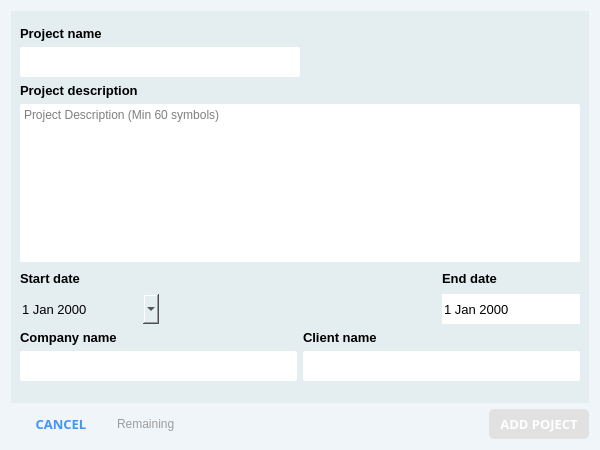
<?xml version="1.0" encoding="UTF-8"?>
<ui version="4.0">
 <class>AddProjectDialog</class>
 <widget class="QDialog" name="AddProjectDialog">
  <property name="geometry">
   <rect>
    <x>0</x>
    <y>0</y>
    <width>600</width>
    <height>450</height>
   </rect>
  </property>
  <property name="windowTitle">
   <string>Dialog</string>
  </property>
  <property name="autoFillBackground">
   <bool>false</bool>
  </property>
  <property name="styleSheet">
   <string notr="true">background-color: rgb(240, 245, 250);</string>
  </property>
  <layout class="QVBoxLayout" name="verticalLayout_2">
   <item>
    <widget class="QFrame" name="frame">
     <property name="styleSheet">
      <string notr="true">background-color: rgb(228, 237, 240);
border: none;</string>
     </property>
     <property name="frameShape">
      <enum>QFrame::StyledPanel</enum>
     </property>
     <property name="frameShadow">
      <enum>QFrame::Raised</enum>
     </property>
     <layout class="QVBoxLayout" name="verticalLayout">
      <item>
       <spacer name="verticalSpacer_3">
        <property name="orientation">
         <enum>Qt::Vertical</enum>
        </property>
        <property name="sizeHint" stdset="0">
         <size>
          <width>20</width>
          <height>40</height>
         </size>
        </property>
       </spacer>
      </item>
      <item>
       <widget class="QLabel" name="label">
        <property name="font">
         <font>
          <pointsize>10</pointsize>
          <weight>75</weight>
          <bold>true</bold>
         </font>
        </property>
        <property name="text">
         <string>Project name</string>
        </property>
       </widget>
      </item>
      <item>
       <layout class="QHBoxLayout" name="horizontalLayout_6">
        <item>
         <widget class="QLineEdit" name="lineEditProjectName">
          <property name="minimumSize">
           <size>
            <width>0</width>
            <height>30</height>
           </size>
          </property>
          <property name="font">
           <font>
            <pointsize>10</pointsize>
           </font>
          </property>
          <property name="styleSheet">
           <string notr="true">border-radius: 2px;
border: none;
background-color: rgb(255, 255, 255);</string>
          </property>
          <property name="frame">
           <bool>true</bool>
          </property>
         </widget>
        </item>
        <item>
         <spacer name="horizontalSpacer_4">
          <property name="orientation">
           <enum>Qt::Horizontal</enum>
          </property>
          <property name="sizeHint" stdset="0">
           <size>
            <width>40</width>
            <height>20</height>
           </size>
          </property>
         </spacer>
        </item>
       </layout>
      </item>
      <item>
       <widget class="QLabel" name="label_2">
        <property name="font">
         <font>
          <pointsize>10</pointsize>
          <weight>75</weight>
          <bold>true</bold>
         </font>
        </property>
        <property name="text">
         <string>Project description</string>
        </property>
       </widget>
      </item>
      <item>
       <widget class="QTextEdit" name="textEditProjectDescription">
        <property name="font">
         <font>
          <pointsize>9</pointsize>
         </font>
        </property>
        <property name="styleSheet">
         <string notr="true">border-radius: 2px;
border: none;
background-color: rgb(255, 255, 255);</string>
        </property>
        <property name="html">
         <string>&lt;!DOCTYPE HTML PUBLIC &quot;-//W3C//DTD HTML 4.0//EN&quot; &quot;http://www.w3.org/TR/REC-html40/strict.dtd&quot;&gt;
&lt;html&gt;&lt;head&gt;&lt;meta name=&quot;qrichtext&quot; content=&quot;1&quot; /&gt;&lt;style type=&quot;text/css&quot;&gt;
p, li { white-space: pre-wrap; }
&lt;/style&gt;&lt;/head&gt;&lt;body style=&quot; font-family:'MS Shell Dlg 2'; font-size:9pt; font-weight:400; font-style:normal;&quot;&gt;
&lt;p style=&quot;-qt-paragraph-type:empty; margin-top:0px; margin-bottom:0px; margin-left:0px; margin-right:0px; -qt-block-indent:0; text-indent:0px; font-size:7.8pt;&quot;&gt;&lt;br /&gt;&lt;/p&gt;&lt;/body&gt;&lt;/html&gt;</string>
        </property>
        <property name="placeholderText">
         <string>Project Description (Min 60 symbols)</string>
        </property>
       </widget>
      </item>
      <item>
       <layout class="QHBoxLayout" name="horizontalLayout_4" stretch="1,2,1">
        <item>
         <widget class="QLabel" name="label_4">
          <property name="font">
           <font>
            <pointsize>10</pointsize>
            <weight>75</weight>
            <bold>true</bold>
           </font>
          </property>
          <property name="text">
           <string>Start date</string>
          </property>
         </widget>
        </item>
        <item>
         <spacer name="horizontalSpacer_3">
          <property name="orientation">
           <enum>Qt::Horizontal</enum>
          </property>
          <property name="sizeHint" stdset="0">
           <size>
            <width>40</width>
            <height>20</height>
           </size>
          </property>
         </spacer>
        </item>
        <item>
         <widget class="QLabel" name="label_3">
          <property name="font">
           <font>
            <pointsize>10</pointsize>
            <weight>75</weight>
            <bold>true</bold>
           </font>
          </property>
          <property name="text">
           <string>End date</string>
          </property>
         </widget>
        </item>
       </layout>
      </item>
      <item>
       <layout class="QHBoxLayout" name="horizontalLayout" stretch="1,2,1">
        <item>
         <widget class="QDateEdit" name="dateEditStart">
          <property name="minimumSize">
           <size>
            <width>0</width>
            <height>30</height>
           </size>
          </property>
          <property name="font">
           <font>
            <pointsize>10</pointsize>
           </font>
          </property>
          <property name="styleSheet">
           <string notr="true">QDateEdit {
border: none;
background-color: rgb(255, 255, 255)
}
QDateEdit::drop-down 
{
    border: 0px;
}

QDateEdit::down-arrow {
    image: url(:/images/images/calendarIcon.png);
    width: 25px;
    height: 25px;
	margin-right: 10px;

}border-radius: 2px;
border: none;
background-color: rgb(255, 255, 255);</string>
          </property>
          <property name="calendarPopup">
           <bool>true</bool>
          </property>
         </widget>
        </item>
        <item>
         <spacer name="horizontalSpacer_2">
          <property name="orientation">
           <enum>Qt::Horizontal</enum>
          </property>
          <property name="sizeHint" stdset="0">
           <size>
            <width>40</width>
            <height>20</height>
           </size>
          </property>
         </spacer>
        </item>
        <item>
         <widget class="QDateEdit" name="dateEditEnd">
          <property name="minimumSize">
           <size>
            <width>0</width>
            <height>30</height>
           </size>
          </property>
          <property name="font">
           <font>
            <pointsize>10</pointsize>
           </font>
          </property>
          <property name="styleSheet">
           <string notr="true">QDateEdit {
border: none;
background-color: rgb(255, 255, 255)
}
QDateEdit::drop-down 
{
    border: 0px;
}

QDateEdit::down-arrow {
    image: url(:/images/images/calendarIcon.png);
    width: 25px;
    height: 25px;
	margin-right: 10px;

}</string>
          </property>
          <property name="calendarPopup">
           <bool>true</bool>
          </property>
         </widget>
        </item>
       </layout>
      </item>
      <item>
       <layout class="QHBoxLayout" name="horizontalLayout_5">
        <item>
         <widget class="QLabel" name="label_5">
          <property name="font">
           <font>
            <pointsize>10</pointsize>
            <weight>75</weight>
            <bold>true</bold>
           </font>
          </property>
          <property name="text">
           <string>Company name</string>
          </property>
         </widget>
        </item>
        <item>
         <widget class="QLabel" name="label_6">
          <property name="font">
           <font>
            <pointsize>10</pointsize>
            <weight>75</weight>
            <bold>true</bold>
           </font>
          </property>
          <property name="text">
           <string>Client name</string>
          </property>
         </widget>
        </item>
       </layout>
      </item>
      <item>
       <layout class="QHBoxLayout" name="horizontalLayout_2">
        <item>
         <widget class="QLineEdit" name="lineEditCompanyName">
          <property name="minimumSize">
           <size>
            <width>0</width>
            <height>30</height>
           </size>
          </property>
          <property name="font">
           <font>
            <pointsize>10</pointsize>
           </font>
          </property>
          <property name="styleSheet">
           <string notr="true">border-radius: 2px;
border: none;
background-color: rgb(255, 255, 255);</string>
          </property>
         </widget>
        </item>
        <item>
         <widget class="QLineEdit" name="lineEditClientName">
          <property name="minimumSize">
           <size>
            <width>0</width>
            <height>30</height>
           </size>
          </property>
          <property name="font">
           <font>
            <pointsize>10</pointsize>
           </font>
          </property>
          <property name="styleSheet">
           <string notr="true">border-radius: 2px;
border: none;
background-color: rgb(255, 255, 255);</string>
          </property>
         </widget>
        </item>
       </layout>
      </item>
      <item>
       <spacer name="verticalSpacer_2">
        <property name="orientation">
         <enum>Qt::Vertical</enum>
        </property>
        <property name="sizeHint" stdset="0">
         <size>
          <width>20</width>
          <height>40</height>
         </size>
        </property>
       </spacer>
      </item>
      <item>
       <spacer name="verticalSpacer">
        <property name="orientation">
         <enum>Qt::Vertical</enum>
        </property>
        <property name="sizeHint" stdset="0">
         <size>
          <width>20</width>
          <height>40</height>
         </size>
        </property>
       </spacer>
      </item>
     </layout>
    </widget>
   </item>
   <item>
    <layout class="QHBoxLayout" name="horizontalLayout_3">
     <item>
      <widget class="QPushButton" name="buttonCancelProject">
       <property name="minimumSize">
        <size>
         <width>100</width>
         <height>30</height>
        </size>
       </property>
       <property name="font">
        <font>
         <family>Century Gothic</family>
         <pointsize>10</pointsize>
         <weight>75</weight>
         <bold>true</bold>
        </font>
       </property>
       <property name="styleSheet">
        <string notr="true">
QPushButton {	
border: none;
color: rgb(64, 150, 244);
background-color: transparent;
}

QPushButton:pressed {
alternate-background-color: rgb(231, 236, 240);
}
QPushButton:hover {
background-color: rgb(245, 250, 255);
}</string>
       </property>
       <property name="text">
        <string>CANCEL</string>
       </property>
      </widget>
     </item>
     <item>
      <widget class="QLabel" name="labelRemainingSymbols">
       <property name="font">
        <font>
         <pointsize>9</pointsize>
        </font>
       </property>
       <property name="styleSheet">
        <string notr="true">color: rgb(157, 157, 157);</string>
       </property>
       <property name="text">
        <string>Remaining</string>
       </property>
      </widget>
     </item>
     <item>
      <spacer name="horizontalSpacer">
       <property name="orientation">
        <enum>Qt::Horizontal</enum>
       </property>
       <property name="sizeHint" stdset="0">
        <size>
         <width>40</width>
         <height>20</height>
        </size>
       </property>
      </spacer>
     </item>
     <item>
      <widget class="QPushButton" name="buttonCreateProject">
       <property name="enabled">
        <bool>false</bool>
       </property>
       <property name="minimumSize">
        <size>
         <width>100</width>
         <height>30</height>
        </size>
       </property>
       <property name="font">
        <font>
         <family>Century Gothic</family>
         <pointsize>10</pointsize>
         <weight>75</weight>
         <bold>true</bold>
        </font>
       </property>
       <property name="styleSheet">
        <string notr="true">QPushButton {	
	
	background-color: rgb(60, 142, 230);
	border-radius: 5px;
	color: rgb(255, 255, 255);
	border:none
}

QPushButton:pressed {
background-color: rgb(57, 134, 217);

}
QPushButton:hover {
background-color: rgb(67, 158, 255);
}

QPushButton:disabled {
background-color: rgb(225, 225, 225);
}

</string>
       </property>
       <property name="text">
        <string>ADD POJECT</string>
       </property>
      </widget>
     </item>
    </layout>
   </item>
  </layout>
 </widget>
 <resources/>
 <connections/>
</ui>
